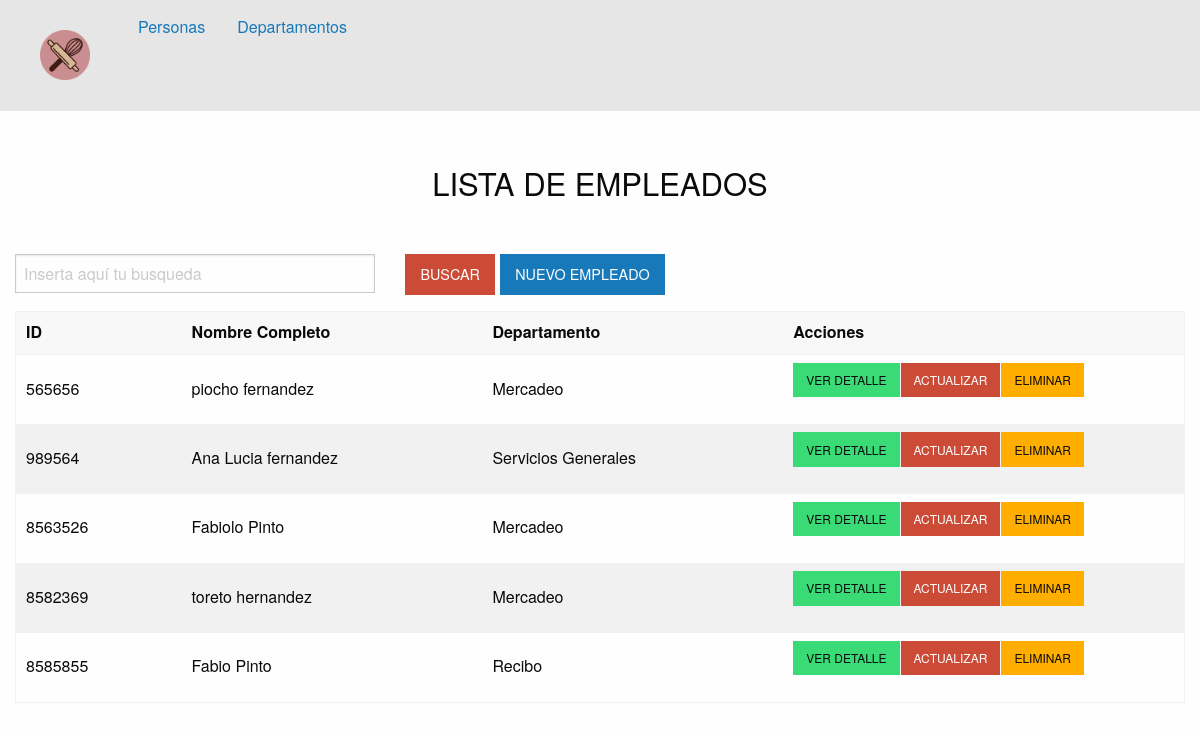
/persona/lista, run on the app's committed database.
### persona/models.py (models this page shows, shortened)
class Persona(models.Model):
    level = (
        ('Directivo', 'Directivo'),
        ('Asesor', 'Asesor'),
        ('Operativo', 'Operativo'),
        ('Asistencial', 'Asistencial'),
        ('Tecnico', 'Tecnico')
    )
    id = models.IntegerField(unique=True, primary_key=True)
    departament = models.ForeignKey(model.Departamento, on_delete=models.CASCADE)
    first_name = models.CharField(max_length=80)
    last_name = models.CharField(max_length=80)
    edad = models.IntegerField(blank=True, default=1)
    position = models.CharField(choices=level, max_length=50)

### departamento/models.py (models this page shows)
class Departamento(models.Model):
    types = (
        ('O', 'Operativo'),
        ('A', 'Administrativo'),
    )
    name = models.CharField('Nombre', max_length=50, unique=True)
    type = models.CharField('Area', max_length=50, choices=types)
    def __str__(self):
        return self.name

### persona/views.py (the view)
# urls.py: path('persona/lista', views.ListarPersona.as_view(), name = 'lista'), #Pagina de listar
class ListarPersona(ListView):
    model = Persona
    template_name = 'persona/lista_persona.html'
    context_object_name = 'empleados'
    ordering = 'first_name' #criterio de ordenacion
    paginate_by = 5
    def get_queryset(self):
        key = self.request.GET.get('nombre', '')
        _list = Persona.objects.filter(
            first_name__icontains = key
        )
        return _list

### templates/persona/lista_persona.html (shortened to what this page needs)
{% extends 'base.html' %}
{% load static %}
{% block content %}
<div class="grid-container">
    <h3 style="text-align: center; margin-top: 50px; margin-bottom: 50px" > LISTA DE EMPLEADOS </h3>
    <div>
        <form method ='GET' class="cell grid-x grid-margin-x">
            <div class="cell large-4">
               <input type="text" placeholder="Inserta aquí tu busqueda" name="nombre">
            </div>
            <div class="cell large-8">
            <button type="submit" class=" alert button"> BUSCAR </button>
                <a href="{% url 'persona_app:nuevo' %}" class="button"> NUEVO EMPLEADO</a>
            </div>
        </form>
    </div>
    <table>
        <thead>
        <th width="50" > ID</th>
        <th width="150"> Nombre Completo</th>
        <th width="150"> Departamento</th>
        <th width="200"> Acciones</th>
        </thead>
        <tbody>
        {% for e in empleados %}
        <tr>
            <td> {{ e.id }}</td>
            <td> {{ e.first_name }} {{ e.last_name }}</td>
            <td> {{ e.departament}}</td>
            <td>
                <div class="small button-group">
                    <a href="{% url 'persona_app:detalle' e.id %}" class="success button"> VER DETALLE </a>
                    <a href="{% url 'persona_app:actualizar' e.id %}" class="alert button"> ACTUALIZAR </a>
                    <a href="{% url 'persona_app:delete' e.id %}" class="warning button"> ELIMINAR </a>
                </div>
            </td>
        </tr>
        {% endfor %}
        </tbody>
    </table>
</div>
{% endblock content %}

### templates/base.html (shortened to what this page needs)
<!DOCTYPE html>
{% load static  %}
<html lang="en">
<head>
    <link rel="stylesheet" href="{% static 'css/foundation.css' %}">
</head>
{% include 'includes/header.html' %}
<body>
    {% block content %}
    {% endblock content %}
</body>
</html>

### templates/includes/header.html
{% load static  %}
<div class="top-bar">
    <div class="top-bar-left">
        <ul class="dropdown menu">
            <div class="grid-x">
                <li class="menu-text"><a href="{%  url 'persona_app:inicio'  %}"> <img style = 'width: 50px' src="{% static 'img\logo.png' %}" alt="" class="logo"> </a> </li>
                <li><a href="{%  url 'persona_app:lista' %}"> Personas  </a>   </li>
                <li><a href="{%  url 'departamento_app:departamentos' %}"> Departamentos </a>   </li>
            </div>
        </ul>
    </div>
</div>

### data on the page
Persona: id "565656", first_name "piocho", last_name "fernandez", departament "Mercadeo"
Persona: id "989564", first_name "Ana Lucia", last_name "fernandez", departament "Servicios Generales"
Persona: id "8563526", first_name "Fabiolo", last_name "Pinto", departament "Mercadeo"
Persona: id "8582369", first_name "toreto", last_name "hernandez", departament "Mercadeo"
Persona: id "8585855", first_name "Fabio", last_name "Pinto", departament "Recibo"
